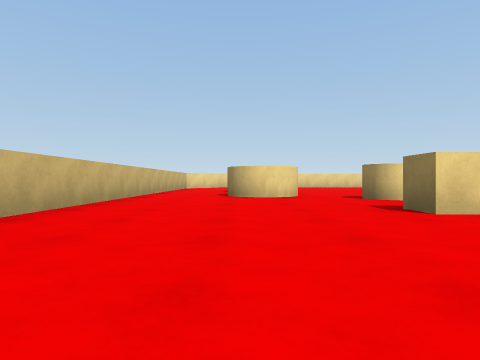
View 1 (above)

12 first-person views from a walk through a 3-D level made in the Unity game engine. The camera is 0.55 m above the floor, looks level and sees 75° across. The floor is counted in squares, 2 m on a side. Each view is taken from the middle of a square. On the plan, view 1 faces up. The plan holds only what a view shows up to about 9 squares ahead; the rest is blank.

View 2
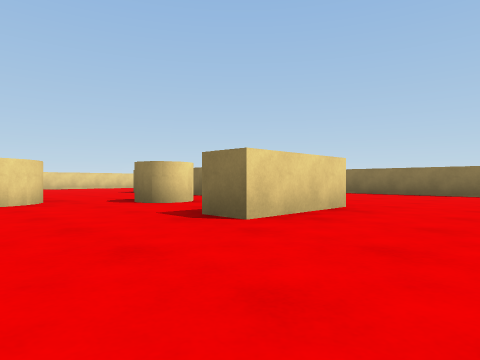

View 3
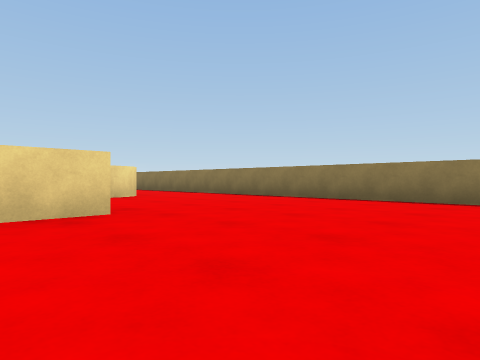

View 4
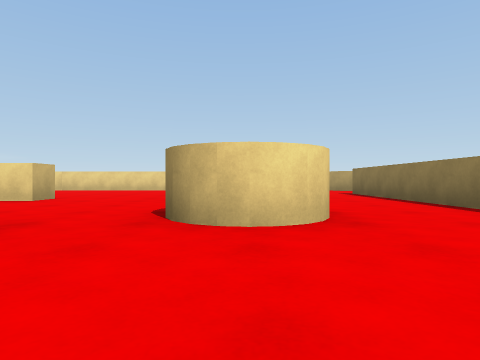

View 5
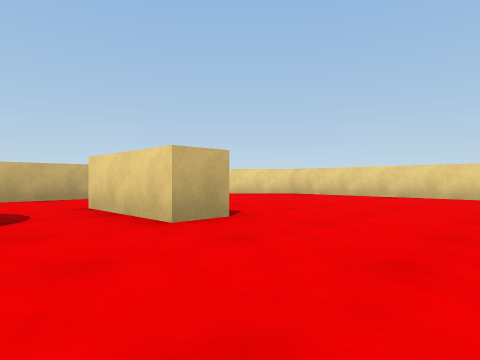

View 6
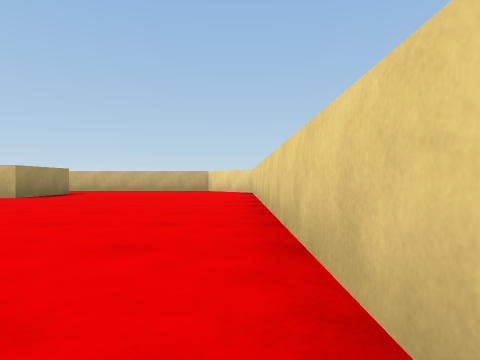

View 7
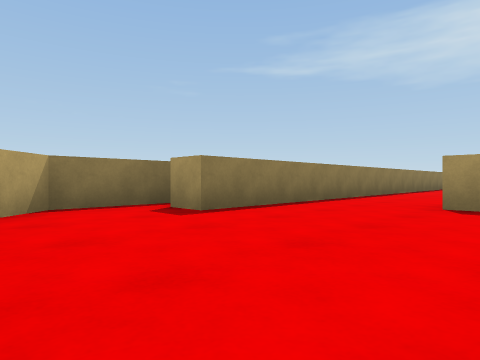

View 8
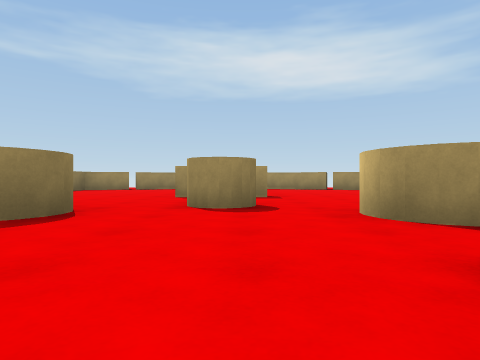

View 9
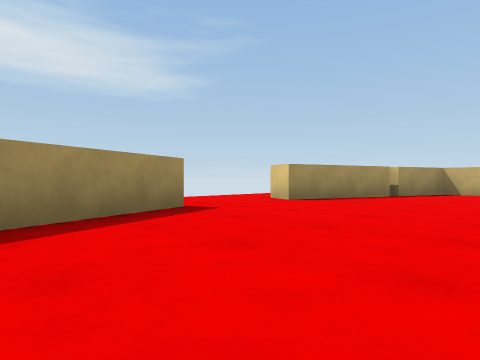

View 10
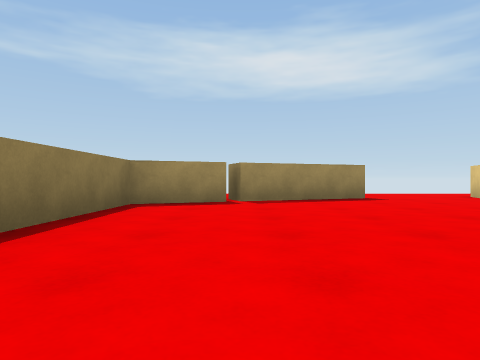

View 11
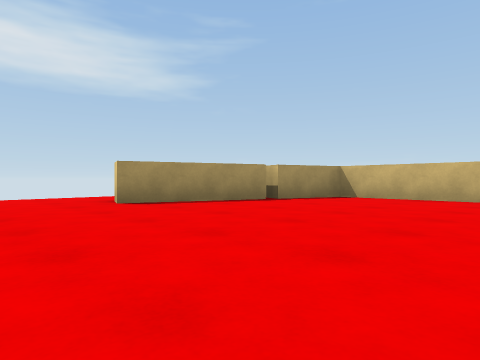

View 12
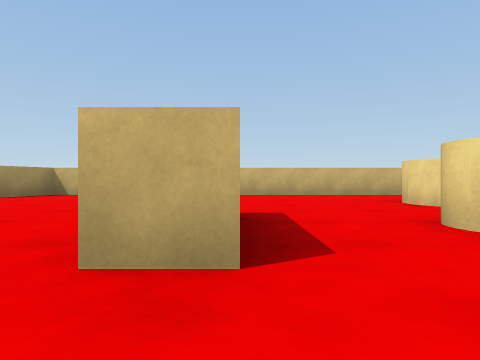

### Floor plan
Points are (right, up) in squares from view 1. A wall is a line through its corners. A room is listed if a view was taken in it or the views show most of it. See-through windows are left out.
Room 1 (views 1, 2, 3, 4, 5, 6, 7, 8, 9, 10, 11, 12)
walls: (1.6, 3) (3, 3) (3, 2.5) (1.6, 2.5) (1.6, 3); (-0.2, 7.6) (1.3, 7.6) (1.3, 7.1) (-0.2, 7.1); (-0.5, -0.9) (1.4, -1.6) (1.2, -2.2); (3.1, -1.7) (6.3, -0.6) (6.3, 9.2); (7.2, 10.2) (6.3, 11.2); (5.8, 11.3) (-0.7, 11.3) (-1.7, 10.2) (-1.7, -0.4) (-0.6, -0.9)
ways out: opening at (2.5, -1.5); opening at (6, 10)
objects: cylinder (0, 5) to (1, 6); cylinder (2, 5); cylinder (4, 5) to (4, 6)

Where each view was taken, in squares from view 1:
view 1: 0 up, 0 right, facing up
view 2: 1 up, 0 right, facing up-right
view 3: 0 up, 2 right, facing up-right
view 4: 3 up, 4 right, facing up
view 5: 6 up, 3 right, facing up-left
view 6: 11 up, 6 right, facing left
view 7: 11 up, 4 right, facing down-right
view 8: 8 up, 2 right, facing down
view 9: 1 up, 5 right, facing down-left
view 10: 3 up, 5 right, facing down
view 11: 2 up, 3 right, facing down-left
view 12: 3 up, 4 right, facing left
